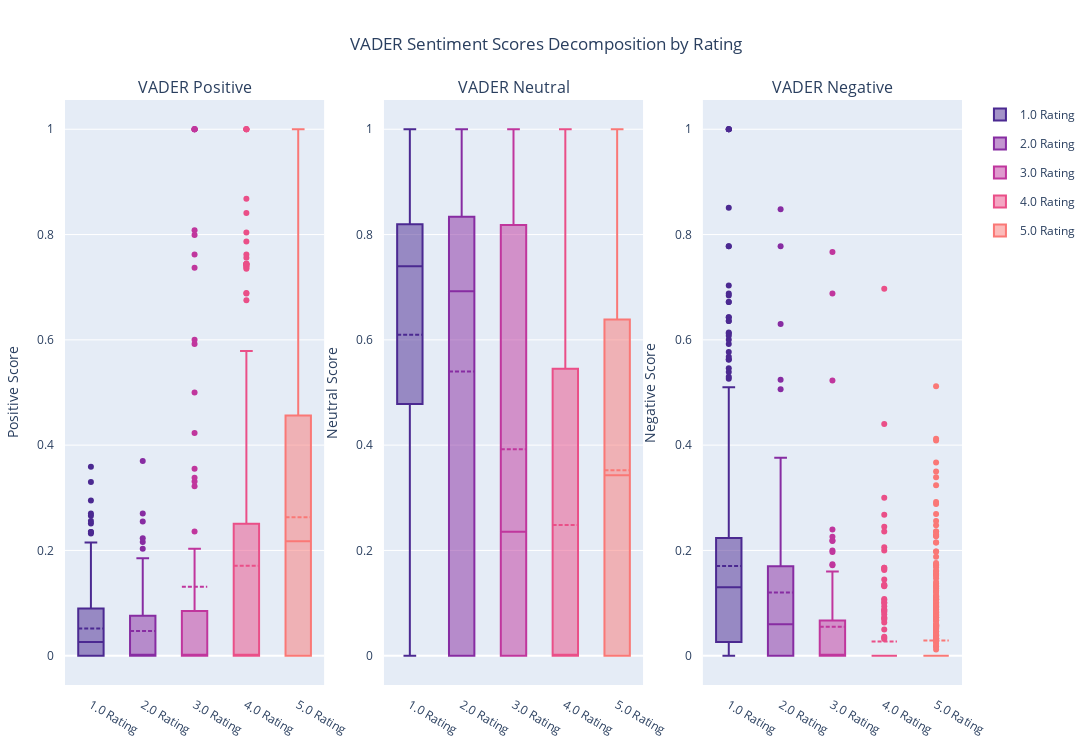

This figure's notebook cell:
### Code cell
fig2 = make_subplots(
    rows=1, cols=3,
    subplot_titles=('VADER Positive', 'VADER Neutral', 'VADER Negative')
    )   

colors = px.colors.sequential.Agsunset[:5]
ratings = sorted(reviews['rating'].unique())

# Custom hover template with box statistics
hover_text = (
    '<b>%{fullData.name}</b><br>'
    'Min: %{customdata[0]:.3f}<br>'
    'Q1: %{customdata[1]:.3f}<br>'
    'Median: %{customdata[2]:.3f}<br>'
    'Mean: %{customdata[3]:.3f}<br>'
    'Q3: %{customdata[4]:.3f}<br>'
    'Max: %{customdata[5]:.3f}<br>'
    '<extra></extra>'
)

sentiments = [
    ('vader_positive', 1, 'Positive Score'),
    ('vader_neutral', 2, 'Neutral Score'),
    ('vader_negative', 3, 'Negative Score')
]

for col_name, col_idx, y_axis_title in sentiments:
    for i, rating in enumerate(ratings):
        data = reviews[ reviews['rating'] == rating ][col_name]
        stats = [data.min(), data.quantile(0.25), data.median(),
                 data.mean(), data.quantile(0.75), data.max()]
    
        fig2.add_trace(go.Box(
                y=data,
                name=f'{rating} Rating',
                marker=dict(color=colors[i]),
                boxmean=True,
                legendgroup=str(rating),
                showlegend=(col_idx==1), # only show legend for first column (grouped)
                hovertemplate=hover_text,
                customdata=[stats] * len(data)),
            row=1, col=col_idx
        )
    
    fig2.update_yaxes(title_text=y_axis_title, ticklabelstandoff=10,
                      row=1, col=col_idx)

fig2.update_layout(
    width=2000, height=750,
    title={'text': 'VADER Sentiment Scores Decomposition by Rating', 'x': 0.5},
    showlegend=True,
    margin=dict(t=100, b=50, l=50, r=50)
)

fig2.update_xaxes(ticklabelstandoff=10)

fig2.show()

### Figure 1 — Plotly figure (JSON) as saved in the notebook; plotly's stock layout.template omitted (floating-point values rounded to 4 significant figures; data arrays with more than 128 entries replaced by an {"elided": "..."} marker saying what was removed)
{"data": [{"boxmean": true, "customdata": {"elided": "387x6 float values"}, "hovertemplate": "<b>%{fullData.name}</b><br>Min: %{customdata[0]:.3f}<br>Q1: %{customdata[1]:.3f}<br>Median: %{customdata[2]:.3f}<br>Mean: %{customdata[3]:.3f}<br>Q3: %{customdata[4]:.3f}<br>Max: %{customdata[5]:.3f}<br><extra></extra>", "legendgroup": "1.0", "marker": {"color": "rgb(75, 41, 145)"}, "name": "1.0 Rating", "showlegend": true, "type": "box", "xaxis": "x", "y": {"elided": "387 float values"}, "yaxis": "y"}, {"boxmean": true, "customdata": {"elided": "82x6 float values"}, "hovertemplate": "<b>%{fullData.name}</b><br>Min: %{customdata[0]:.3f}<br>Q1: %{customdata[1]:.3f}<br>Median: %{customdata[2]:.3f}<br>Mean: %{customdata[3]:.3f}<br>Q3: %{customdata[4]:.3f}<br>Max: %{customdata[5]:.3f}<br><extra></extra>", "legendgroup": "2.0", "marker": {"color": "rgb(135, 44, 162)"}, "name": "2.0 Rating", "showlegend": true, "type": "box", "xaxis": "x", "y": [0.076, 0.035, 0.0, 0.031, 0.049, 0.046, 0.139, 0.091, 0.156, 0.066, 0.129, 0.15, 0.124, 0.076, 0.0, 0.37, 0.0, 0.0, 0.185, 0.216, 0.0, 0.0, 0.255, 0.0, 0.0, 0.0, 0.0, 0.0, 0.0, 0.0, 0.0, 0.0, 0.0, 0.0, 0.0, 0.0, 0.0, 0.0, 0.0, 0.0, 0.0, 0.0, 0.0, 0.0, 0.0, 0.0, 0.172, 0.069, 0.223, 0.107, 0.039, 0.078, 0.0, 0.0, 0.0, 0.0, 0.0, 0.0, 0.0, 0.0, 0.0, 0.0, 0.0, 0.0, 0.0, 0.0, 0.0, 0.055, 0.065, 0.124, 0.133, 0.27, 0.123, 0.0, 0.203, 0.0, 0.0, 0.0, 0.0, 0.0, 0.0, 0.0], "yaxis": "y"}, {"boxmean": true, "customdata": {"elided": "102x6 float values"}, "hovertemplate": "<b>%{fullData.name}</b><br>Min: %{customdata[0]:.3f}<br>Q1: %{customdata[1]:.3f}<br>Median: %{customdata[2]:.3f}<br>Mean: %{customdata[3]:.3f}<br>Q3: %{customdata[4]:.3f}<br>Max: %{customdata[5]:.3f}<br><extra></extra>", "legendgroup": "3.0", "marker": {"color": "rgb(192, 54, 157)"}, "name": "3.0 Rating", "showlegend": true, "type": "box", "xaxis": "x", "y": [0.066, 0.08, 0.091, 0.0, 0.04, 0.0, 0.236, 0.0, 0.0, 0.331, 0.203, 0.153, 0.0, 0.0, 0.0, 0.0, 0.0, 0.0, 0.0, 0.0, 0.0, 0.185, 0.5, 0.762, 0.322, 0.0, 0.737, 0.0, 0.0, 0.0, 0.0, 0.808, 0.0, 0.0, 1.0, 0.355, 0.592, 0.423, 0.0, 0.6, 0.0, 0.0, 1.0, 0.799, 1.0, 1.0, 0.0, 0.0, 0.0, 0.0, 0.0, 0.0, 0.0, 0.0, 0.0, 0.0, 0.0, 0.0, 0.0, 0.0, 0.0, 0.0, 0.0, 0.0, 0.0, 0.0, 0.0, 0.0, 0.0, 0.0, 0.0, 0.0, 0.0, 0.0, 0.071, 0.156, 0.0, 0.0, 0.0, 0.0, 0.0, 0.0, 0.0, 0.0, 0.0, 0.094, 0.055, 0.079, 0.338, 0.082, 0.115, 0.0, 0.085, 1.0, 0.0, 0.0, 0.0, 0.0, 0.0, 0.0, 0.0, 0.0], "yaxis": "y"}, {"boxmean": true, "customdata": {"elided": "195x6 float values"}, "hovertemplate": "<b>%{fullData.name}</b><br>Min: %{customdata[0]:.3f}<br>Q1: %{customdata[1]:.3f}<br>Median: %{customdata[2]:.3f}<br>Mean: %{customdata[3]:.3f}<br>Q3: %{customdata[4]:.3f}<br>Max: %{customdata[5]:.3f}<br><extra></extra>", "legendgroup": "4.0", "marker": {"color": "rgb(234, 79, 136)"}, "name": "4.0 Rating", "showlegend": true, "type": "box", "xaxis": "x", "y": {"elided": "195 float values"}, "yaxis": "y"}, {"boxmean": true, "customdata": {"elided": "500x6 float values"}, "hovertemplate": "<b>%{fullData.name}</b><br>Min: %{customdata[0]:.3f}<br>Q1: %{customdata[1]:.3f}<br>Median: %{customdata[2]:.3f}<br>Mean: %{customdata[3]:.3f}<br>Q3: %{customdata[4]:.3f}<br>Max: %{customdata[5]:.3f}<br><extra></extra>", "legendgroup": "5.0", "marker": {"color": "rgb(250, 120, 118)"}, "name": "5.0 Rating", "showlegend": true, "type": "box", "xaxis": "x", "y": {"elided": "500 float values"}, "yaxis": "y"}, {"boxmean": true, "customdata": {"elided": "387x6 float values"}, "hovertemplate": "<b>%{fullData.name}</b><br>Min: %{customdata[0]:.3f}<br>Q1: %{customdata[1]:.3f}<br>Median: %{customdata[2]:.3f}<br>Mean: %{customdata[3]:.3f}<br>Q3: %{customdata[4]:.3f}<br>Max: %{customdata[5]:.3f}<br><extra></extra>", "legendgroup": "1.0", "marker": {"color": "rgb(75, 41, 145)"}, "name": "1.0 Rating", "showlegend": false, "type": "box", "xaxis": "x2", "y": {"elided": "387 float values"}, "yaxis": "y2"}, {"boxmean": true, "customdata": {"elided": "82x6 float values"}, "hovertemplate": "<b>%{fullData.name}</b><br>Min: %{customdata[0]:.3f}<br>Q1: %{customdata[1]:.3f}<br>Median: %{customdata[2]:.3f}<br>Mean: %{customdata[3]:.3f}<br>Q3: %{customdata[4]:.3f}<br>Max: %{customdata[5]:.3f}<br><extra></extra>", "legendgroup": "2.0", "marker": {"color": "rgb(135, 44, 162)"}, "name": "2.0 Rating", "showlegend": false, "type": "box", "xaxis": "x2", "y": [0.796, 0.873, 0.883, 0.836, 0.865, 0.833, 0.715, 0.909, 0.825, 0.764, 0.83, 0.621, 0.784, 0.682, 0.681, 0.63, 0.716, 0.75, 0.815, 0.522, 1.0, 1.0, 0.51, 1.0, 0.624, 1.0, 0.494, 0.633, 0.37, 1.0, 0.152, 0.476, 0.0, 0.0, 0.0, 0.0, 0.0, 0.0, 0.0, 0.0, 0.0, 0.0, 0.0, 0.0, 0.0, 0.0, 0.703, 0.812, 0.709, 0.822, 0.812, 0.865, 0.868, 0.965, 0.795, 0.784, 1.0, 0.625, 1.0, 1.0, 1.0, 0.222, 0.0, 0.0, 0.0, 0.0, 0.0, 0.842, 0.834, 0.813, 0.761, 0.605, 0.637, 0.855, 0.558, 1.0, 0.798, 0.0, 0.0, 0.0, 0.0, 0.0], "yaxis": "y2"}, {"boxmean": true, "customdata": {"elided": "102x6 float values"}, "hovertemplate": "<b>%{fullData.name}</b><br>Min: %{customdata[0]:.3f}<br>Q1: %{customdata[1]:.3f}<br>Median: %{customdata[2]:.3f}<br>Mean: %{customdata[3]:.3f}<br>Q3: %{customdata[4]:.3f}<br>Max: %{customdata[5]:.3f}<br><extra></extra>", "legendgroup": "3.0", "marker": {"color": "rgb(192, 54, 157)"}, "name": "3.0 Rating", "showlegend": false, "type": "box", "xaxis": "x2", "y": [0.809, 0.78, 0.909, 0.774, 0.742, 1.0, 0.718, 0.885, 0.903, 0.473, 0.73, 0.766, 0.864, 0.916, 1.0, 1.0, 0.84, 0.857, 0.866, 0.865, 0.826, 0.815, 0.328, 0.238, 0.678, 1.0, 0.263, 1.0, 0.233, 0.312, 1.0, 0.192, 0.781, 0.477, 0.0, 0.645, 0.408, 0.577, 1.0, 0.4, 1.0, 1.0, 0.0, 0.201, 0.0, 0.0, 0.0, 0.0, 0.0, 0.0, 0.0, 0.0, 0.0, 0.0, 0.0, 0.0, 0.0, 0.0, 0.0, 0.0, 0.0, 0.0, 0.0, 0.0, 0.0, 0.0, 0.0, 0.0, 0.0, 0.0, 0.0, 0.0, 0.0, 0.0, 0.729, 0.731, 1.0, 0.862, 0.0, 0.0, 0.0, 0.0, 0.0, 0.0, 0.0, 0.814, 0.705, 0.873, 0.636, 0.861, 0.818, 1.0, 0.915, 0.0, 0.0, 0.0, 0.0, 0.0, 0.0, 0.0, 0.0, 0.0], "yaxis": "y2"}, {"boxmean": true, "customdata": {"elided": "195x6 float values"}, "hovertemplate": "<b>%{fullData.name}</b><br>Min: %{customdata[0]:.3f}<br>Q1: %{customdata[1]:.3f}<br>Median: %{customdata[2]:.3f}<br>Mean: %{customdata[3]:.3f}<br>Q3: %{customdata[4]:.3f}<br>Max: %{customdata[5]:.3f}<br><extra></extra>", "legendgroup": "4.0", "marker": {"color": "rgb(234, 79, 136)"}, "name": "4.0 Rating", "showlegend": false, "type": "box", "xaxis": "x2", "y": {"elided": "195 float values"}, "yaxis": "y2"}, {"boxmean": true, "customdata": {"elided": "500x6 float values"}, "hovertemplate": "<b>%{fullData.name}</b><br>Min: %{customdata[0]:.3f}<br>Q1: %{customdata[1]:.3f}<br>Median: %{customdata[2]:.3f}<br>Mean: %{customdata[3]:.3f}<br>Q3: %{customdata[4]:.3f}<br>Max: %{customdata[5]:.3f}<br><extra></extra>", "legendgroup": "5.0", "marker": {"color": "rgb(250, 120, 118)"}, "name": "5.0 Rating", "showlegend": false, "type": "box", "xaxis": "x2", "y": {"elided": "500 float values"}, "yaxis": "y2"}, {"boxmean": true, "customdata": {"elided": "387x6 float values"}, "hovertemplate": "<b>%{fullData.name}</b><br>Min: %{customdata[0]:.3f}<br>Q1: %{customdata[1]:.3f}<br>Median: %{customdata[2]:.3f}<br>Mean: %{customdata[3]:.3f}<br>Q3: %{customdata[4]:.3f}<br>Max: %{customdata[5]:.3f}<br><extra></extra>", "legendgroup": "1.0", "marker": {"color": "rgb(75, 41, 145)"}, "name": "1.0 Rating", "showlegend": false, "type": "box", "xaxis": "x3", "y": {"elided": "387 float values"}, "yaxis": "y3"}, {"boxmean": true, "customdata": {"elided": "82x6 float values"}, "hovertemplate": "<b>%{fullData.name}</b><br>Min: %{customdata[0]:.3f}<br>Q1: %{customdata[1]:.3f}<br>Median: %{customdata[2]:.3f}<br>Mean: %{customdata[3]:.3f}<br>Q3: %{customdata[4]:.3f}<br>Max: %{customdata[5]:.3f}<br><extra></extra>", "legendgroup": "2.0", "marker": {"color": "rgb(135, 44, 162)"}, "name": "2.0 Rating", "showlegend": false, "type": "box", "xaxis": "x3", "y": [0.127, 0.092, 0.117, 0.134, 0.086, 0.122, 0.146, 0.0, 0.019, 0.17, 0.041, 0.229, 0.092, 0.242, 0.319, 0.0, 0.284, 0.25, 0.0, 0.261, 0.0, 0.0, 0.235, 0.0, 0.376, 0.0, 0.506, 0.367, 0.63, 0.0, 0.848, 0.524, 0.0, 0.0, 0.0, 0.0, 0.0, 0.0, 0.0, 0.0, 0.0, 0.0, 0.0, 0.0, 0.0, 0.0, 0.124, 0.119, 0.068, 0.071, 0.149, 0.057, 0.132, 0.035, 0.205, 0.216, 0.0, 0.375, 0.0, 0.0, 0.0, 0.778, 0.0, 0.0, 0.0, 0.0, 0.0, 0.103, 0.101, 0.063, 0.106, 0.125, 0.24, 0.145, 0.239, 0.0, 0.202, 0.0, 0.0, 0.0, 0.0, 0.0], "yaxis": "y3"}, {"boxmean": true, "customdata": {"elided": "102x6 float values"}, "hovertemplate": "<b>%{fullData.name}</b><br>Min: %{customdata[0]:.3f}<br>Q1: %{customdata[1]:.3f}<br>Median: %{customdata[2]:.3f}<br>Mean: %{customdata[3]:.3f}<br>Q3: %{customdata[4]:.3f}<br>Max: %{customdata[5]:.3f}<br><extra></extra>", "legendgroup": "3.0", "marker": {"color": "rgb(192, 54, 157)"}, "name": "3.0 Rating", "showlegend": false, "type": "box", "xaxis": "x3", "y": [0.124, 0.14, 0.0, 0.226, 0.218, 0.0, 0.046, 0.115, 0.097, 0.197, 0.067, 0.08, 0.136, 0.084, 0.0, 0.0, 0.16, 0.143, 0.134, 0.135, 0.174, 0.0, 0.172, 0.0, 0.0, 0.0, 0.0, 0.0, 0.767, 0.688, 0.0, 0.0, 0.219, 0.523, 0.0, 0.0, 0.0, 0.0, 0.0, 0.0, 0.0, 0.0, 0.0, 0.0, 0.0, 0.0, 0.0, 0.0, 0.0, 0.0, 0.0, 0.0, 0.0, 0.0, 0.0, 0.0, 0.0, 0.0, 0.0, 0.0, 0.0, 0.0, 0.0, 0.0, 0.0, 0.0, 0.0, 0.0, 0.0, 0.0, 0.0, 0.0, 0.0, 0.0, 0.2, 0.113, 0.0, 0.138, 0.0, 0.0, 0.0, 0.0, 0.0, 0.0, 0.0, 0.092, 0.24, 0.047, 0.027, 0.057, 0.067, 0.0, 0.0, 0.0, 0.0, 0.0, 0.0, 0.0, 0.0, 0.0, 0.0, 0.0], "yaxis": "y3"}, {"boxmean": true, "customdata": {"elided": "195x6 float values"}, "hovertemplate": "<b>%{fullData.name}</b><br>Min: %{customdata[0]:.3f}<br>Q1: %{customdata[1]:.3f}<br>Median: %{customdata[2]:.3f}<br>Mean: %{customdata[3]:.3f}<br>Q3: %{customdata[4]:.3f}<br>Max: %{customdata[5]:.3f}<br><extra></extra>", "legendgroup": "4.0", "marker": {"color": "rgb(234, 79, 136)"}, "name": "4.0 Rating", "showlegend": false, "type": "box", "xaxis": "x3", "y": {"elided": "195 float values"}, "yaxis": "y3"}, {"boxmean": true, "customdata": {"elided": "500x6 float values"}, "hovertemplate": "<b>%{fullData.name}</b><br>Min: %{customdata[0]:.3f}<br>Q1: %{customdata[1]:.3f}<br>Median: %{customdata[2]:.3f}<br>Mean: %{customdata[3]:.3f}<br>Q3: %{customdata[4]:.3f}<br>Max: %{customdata[5]:.3f}<br><extra></extra>", "legendgroup": "5.0", "marker": {"color": "rgb(250, 120, 118)"}, "name": "5.0 Rating", "showlegend": false, "type": "box", "xaxis": "x3", "y": {"elided": "500 float values"}, "yaxis": "y3"}], "layout": {"annotations": [{"font": {"size": 16}, "showarrow": false, "text": "VADER Positive", "x": 0.1444, "xanchor": "center", "xref": "paper", "y": 1, "yanchor": "bottom", "yref": "paper"}, {"font": {"size": 16}, "showarrow": false, "text": "VADER Neutral", "x": 0.5, "xanchor": "center", "xref": "paper", "y": 1, "yanchor": "bottom", "yref": "paper"}, {"font": {"size": 16}, "showarrow": false, "text": "VADER Negative", "x": 0.8556, "xanchor": "center", "xref": "paper", "y": 1, "yanchor": "bottom", "yref": "paper"}], "height": 750, "margin": {"b": 50, "l": 50, "r": 50, "t": 100}, "showlegend": true, "title": {"text": "VADER Sentiment Scores Decomposition by Rating", "x": 0.5}, "width": 2000, "xaxis": {"anchor": "y", "domain": [0, 0.2889], "ticklabelstandoff": 10}, "xaxis2": {"anchor": "y2", "domain": [0.3556, 0.6444], "ticklabelstandoff": 10}, "xaxis3": {"anchor": "y3", "domain": [0.7111, 1], "ticklabelstandoff": 10}, "yaxis": {"anchor": "x", "domain": [0, 1], "ticklabelstandoff": 10, "title": {"text": "Positive Score"}}, "yaxis2": {"anchor": "x2", "domain": [0, 1], "ticklabelstandoff": 10, "title": {"text": "Neutral Score"}}, "yaxis3": {"anchor": "x3", "domain": [0, 1], "ticklabelstandoff": 10, "title": {"text": "Negative Score"}}}}
